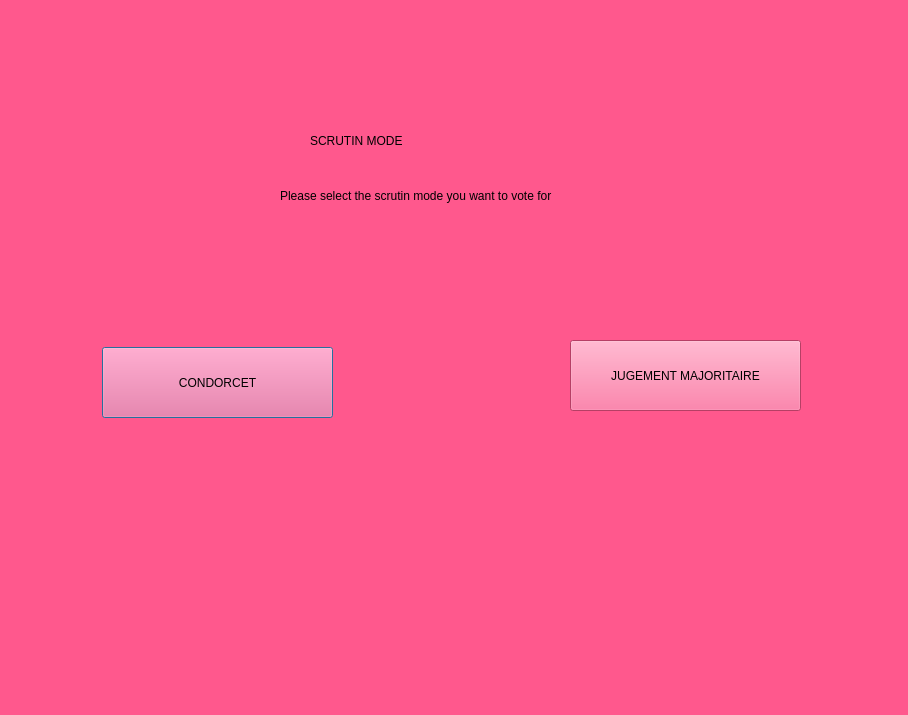
<?xml version="1.0" encoding="UTF-8"?>
<ui version="4.0">
 <class>Dialog</class>
 <widget class="QDialog" name="Dialog">
  <property name="geometry">
   <rect>
    <x>0</x>
    <y>0</y>
    <width>908</width>
    <height>715</height>
   </rect>
  </property>
  <property name="windowTitle">
   <string>Dialog</string>
  </property>
  <widget class="QWidget" name="widget" native="true">
   <property name="geometry">
    <rect>
     <x>0</x>
     <y>0</y>
     <width>1200</width>
     <height>800</height>
    </rect>
   </property>
   <property name="styleSheet">
    <string notr="true">alternate-background-color: qlineargradient(spread:pad, x1:0, y1:0, x2:1, y2:0, stop:0 rgba(0, 0, 0, 255), stop:1 rgba(255, 255, 255, 255));
background-color: rgb(255, 88, 141);</string>
   </property>
   <widget class="QLabel" name="label_2">
    <property name="geometry">
     <rect>
      <x>400</x>
      <y>209</y>
      <width>331</width>
      <height>31</height>
     </rect>
    </property>
    <property name="styleSheet">
     <string notr="true">font: 75 italic 8pt &quot;Rockwell&quot;;
color: rgb(255, 255, 255);
color: rgb(255, 255, 255);
font: 75 italic 8pt &quot;Arial Nova Cond&quot;;
gridline-color: rgb(200, 89, 189);
color: rgb(0, 0, 255);
color: rgb(170, 0, 0);
color: rgb(85, 170, 255);
color: rgb(255, 255, 0);</string>
    </property>
    <property name="text">
     <string/>
    </property>
   </widget>
   <widget class="QLabel" name="label_5">
    <property name="geometry">
     <rect>
      <x>470</x>
      <y>430</y>
      <width>221</width>
      <height>20</height>
     </rect>
    </property>
    <property name="styleSheet">
     <string notr="true">font: 12pt &quot;MS Shell Dlg 2&quot;;
color: rgb(255, 0, 0);
color: rgb(255, 0, 0);</string>
    </property>
    <property name="text">
     <string/>
    </property>
   </widget>
   <widget class="QLabel" name="label">
    <property name="geometry">
     <rect>
      <x>310</x>
      <y>120</y>
      <width>301</width>
      <height>41</height>
     </rect>
    </property>
    <property name="styleSheet">
     <string notr="true">font: 75 20pt &quot;MS Shell Dlg 2&quot;;</string>
    </property>
    <property name="text">
     <string>SCRUTIN MODE</string>
    </property>
   </widget>
   <widget class="QLabel" name="label_3">
    <property name="geometry">
     <rect>
      <x>280</x>
      <y>180</y>
      <width>301</width>
      <height>31</height>
     </rect>
    </property>
    <property name="text">
     <string>Please select the scrutin mode you want to vote for </string>
    </property>
   </widget>
   <widget class="QPushButton" name="pushButton">
    <property name="geometry">
     <rect>
      <x>102</x>
      <y>347</y>
      <width>231</width>
      <height>71</height>
     </rect>
    </property>
    <property name="styleSheet">
     <string notr="true">border-color: qconicalgradient(cx:0.5, cy:0.5, angle:0, stop:0 rgba(255, 255, 255, 255), stop:0.373979 rgba(255, 255, 255, 255), stop:0.373991 rgba(33, 30, 255, 255), stop:0.624018 rgba(33, 30, 255, 255), stop:0.624043 rgba(255, 0, 0, 255), stop:1 rgba(255, 0, 0, 255));</string>
    </property>
    <property name="text">
     <string>CONDORCET</string>
    </property>
   </widget>
   <widget class="QPushButton" name="pushButton_2">
    <property name="geometry">
     <rect>
      <x>570</x>
      <y>340</y>
      <width>231</width>
      <height>71</height>
     </rect>
    </property>
    <property name="styleSheet">
     <string notr="true">border-color: qlineargradient(spread:pad, x1:0, y1:0, x2:1, y2:0, stop:0 rgba(255, 0, 0, 255), stop:0.166 rgba(255, 255, 0, 255), stop:0.333 rgba(0, 255, 0, 255), stop:0.5 rgba(0, 255, 255, 255), stop:0.666 rgba(0, 0, 255, 255), stop:0.833 rgba(255, 0, 255, 255), stop:1 rgba(255, 0, 0, 255));</string>
    </property>
    <property name="text">
     <string>JUGEMENT MAJORITAIRE</string>
    </property>
   </widget>
  </widget>
 </widget>
 <resources/>
 <connections/>
</ui>
